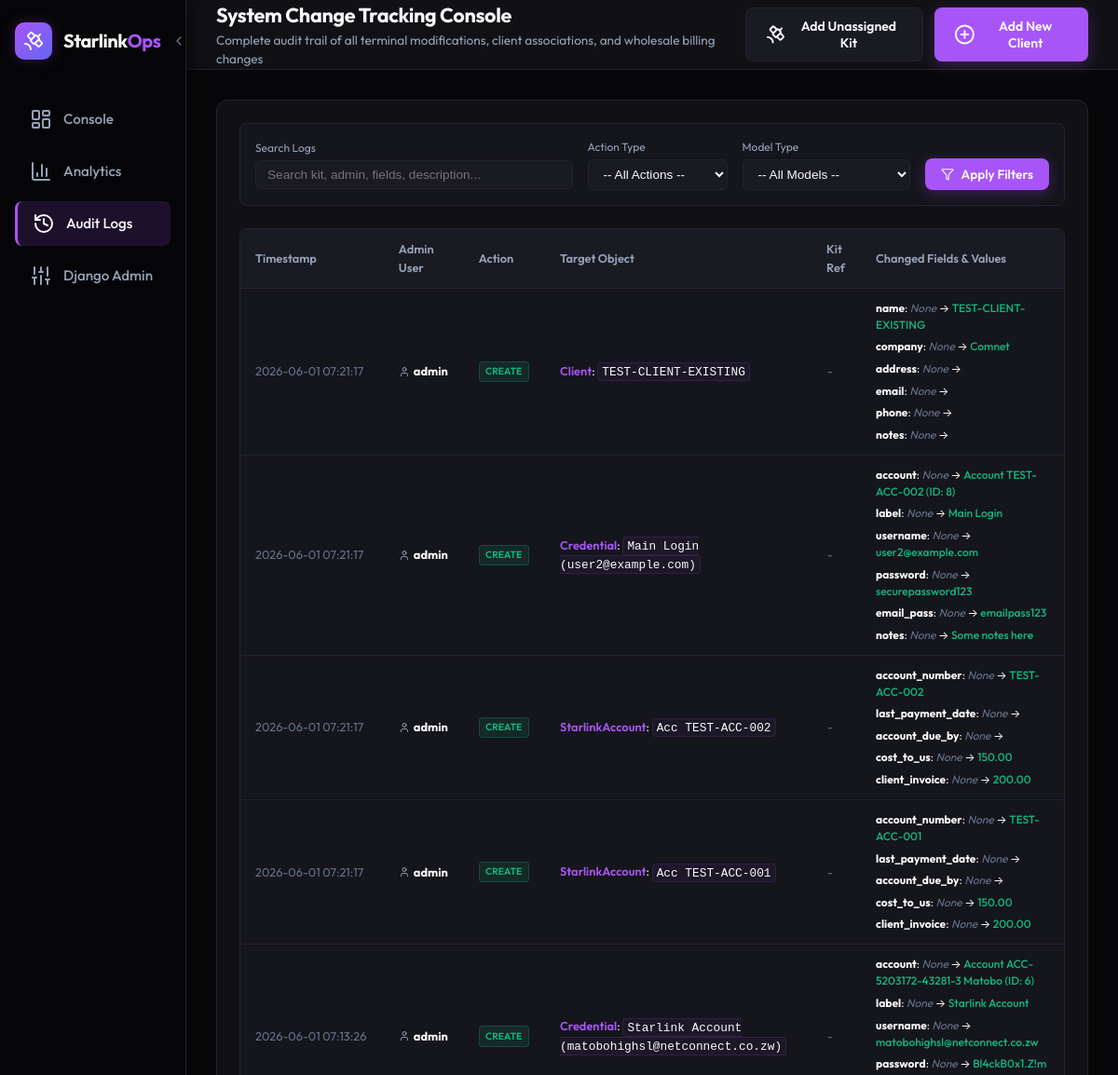
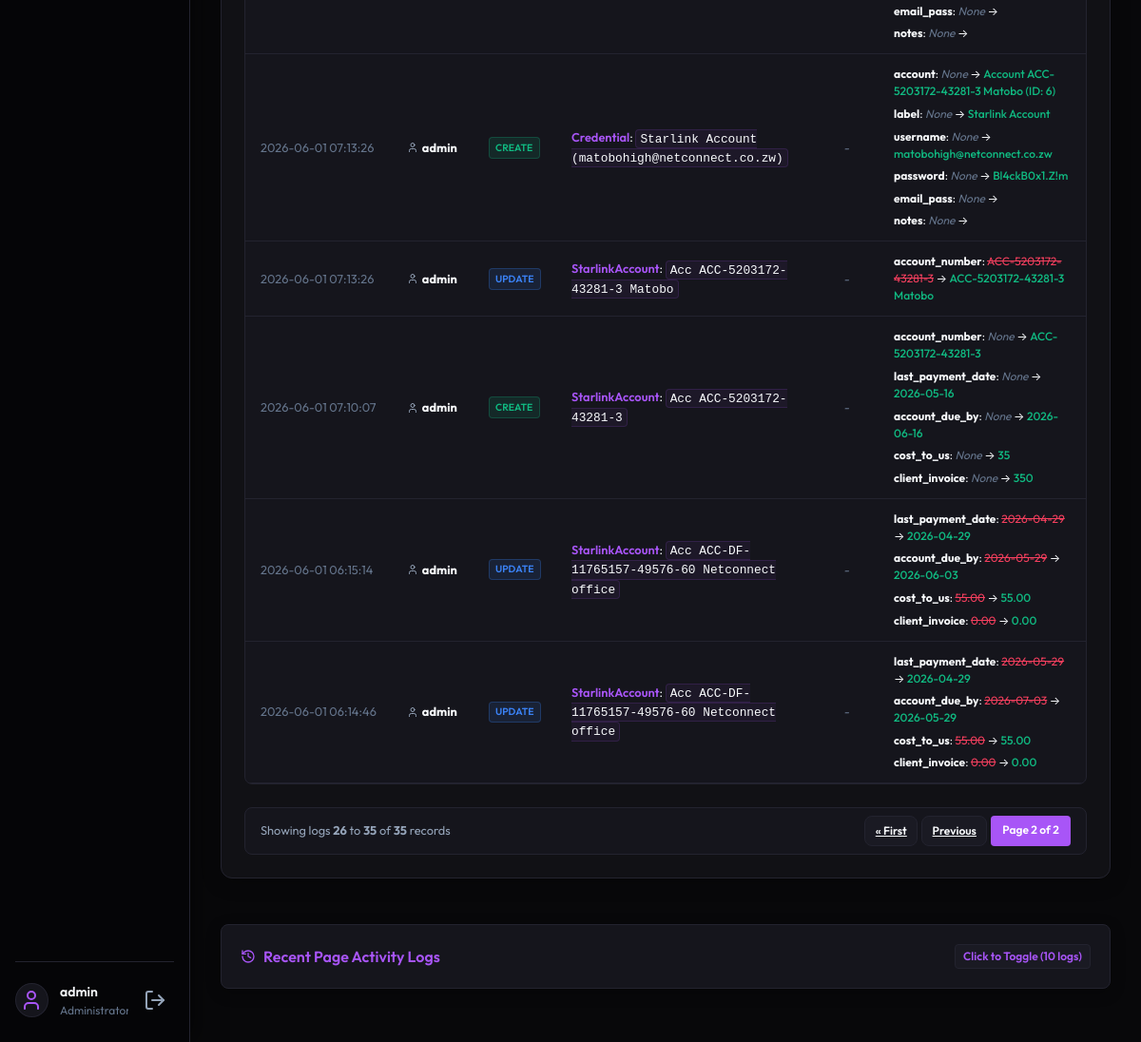
The page /logs/?page=2 (signed in) on the database its author committed (2 pictures, top to bottom).
### tracker/models.py (models this page shows, shortened)
class AuditLog(models.Model):
    user = models.ForeignKey(User, on_delete=models.SET_NULL, null=True, blank=True, related_name='audit_logs')
    action = models.CharField(max_length=50) # CREATE, UPDATE, DELETE
    model_name = models.CharField(max_length=100)
    object_id = models.IntegerField(null=True, blank=True)
    object_repr = models.CharField(max_length=255)
    kit_number = models.CharField(max_length=100, null=True, blank=True, db_index=True)
    changes = models.JSONField(default=dict, blank=True)
    timestamp = models.DateTimeField(auto_now_add=True)
    class Meta:
        ordering = ['-timestamp']

### tracker/views.py (the view, shortened to what this page needs)
# urls.py: path('logs/', views.audit_logs_page, name='audit_logs_page'),
@login_required
def audit_logs_page(request):
    from django.core.paginator import Paginator
    query = request.GET.get('q', '').strip()
    action_filter = request.GET.get('action', '').strip()
    model_filter = request.GET.get('model', '').strip()
    logs = AuditLog.objects.all().select_related('user')
    if action_filter:
        logs = logs.filter(action=action_filter)
    if model_filter:
        logs = logs.filter(model_name=model_filter)
    paginator = Paginator(logs, 25)
    page_number = request.GET.get('page')
    page_obj = paginator.get_page(page_number)
    actions_list = ['CREATE', 'UPDATE', 'DELETE']
    models_list = ['Client', 'StarlinkAccount', 'Credential', 'StarlinkDevice']
    context = {
        'page_obj': page_obj,
        'query': query,
        'action_filter': action_filter,
        'model_filter': model_filter,
        'actions_list': actions_list,
        'models_list': models_list,
    }
    return render(request, 'tracker/audit_logs.html', context)

### tracker/templates/tracker/audit_logs.html (shortened to what this page needs)
{% extends 'tracker/base.html' %}
{% load static %}
{% block header_title %}System Change Tracking Console{% endblock %}
{% block header_subtitle %}Complete audit trail of all terminal modifications, client associations, and wholesale billing changes{% endblock %}
{% block content %}
<div class="panel logs-panel" style="background-color: var(--color-bg-panel); border: 1px solid var(--color-border); border-radius: 12px; padding: 1.5rem; box-shadow: 0 4px 20px rgba(0, 0, 0, 0.25);">
    <form method="get" action="{% url 'audit_logs_page' %}" style="display: flex; flex-wrap: wrap; gap: 1rem; align-items: center; margin-bottom: 1.5rem; background-color: var(--color-bg-card); padding: 1rem; border-radius: 8px; border: 1px solid var(--color-border);">
        <div style="flex-grow: 1; min-width: 250px;">
            <label for="log-search" style="display: block; font-size: 0.75rem; color: var(--color-text-secondary); margin-bottom: 0.25rem;">Search Logs</label>
            <input type="text" id="log-search" name="q" value="{{ query }}" placeholder="Search kit, admin, fields, description..." style="width: 100%; padding: 0.45rem 0.75rem; background-color: var(--color-bg-input); border: 1px solid var(--color-border); border-radius: 6px; color: var(--color-text-primary); font-size: 0.85rem; outline: none; border-color: var(--color-border);">
        </div>
        <div style="width: 150px;">
            <label for="filter-action" style="display: block; font-size: 0.75rem; color: var(--color-text-secondary); margin-bottom: 0.25rem;">Action Type</label>
            <select id="filter-action" name="action" style="width: 100%; padding: 0.45rem 0.75rem; background-color: var(--color-bg-input); border: 1px solid var(--color-border); border-radius: 6px; color: var(--color-text-primary); font-size: 0.85rem; cursor: pointer; outline: none;">
                <option value="">-- All Actions --</option>
            </select>
        </div>
        <div style="width: 180px;">
            <label for="filter-model" style="display: block; font-size: 0.75rem; color: var(--color-text-secondary); margin-bottom: 0.25rem;">Model Type</label>
            <select id="filter-model" name="model" style="width: 100%; padding: 0.45rem 0.75rem; background-color: var(--color-bg-input); border: 1px solid var(--color-border); border-radius: 6px; color: var(--color-text-primary); font-size: 0.85rem; cursor: pointer; outline: none;">
                <option value="">-- All Models --</option>
            </select>
        </div>
        <div style="display: flex; gap: 0.5rem; align-self: flex-end; margin-top: auto;">
            <button type="submit" class="btn btn-primary" style="padding: 0.45rem 1rem; font-size: 0.85rem;">
                <i data-lucide="filter" style="width: 14px; height: 14px; display: inline-block; vertical-align: middle;"></i>
                <span style="display: inline-block; vertical-align: middle;">Apply Filters</span>
            </button>
        </div>
    </form>
    <div style="overflow-x: auto; background-color: var(--color-bg-card); border: 1px solid var(--color-border); border-radius: 8px;">
        {% if page_obj %}
        <table class="compact-table" style="width: 100%; border-collapse: collapse; text-align: left; font-size: 0.8rem;">
            <thead>
                <tr style="border-bottom: 1px solid var(--color-border); background-color: var(--color-bg-input); color: var(--color-text-secondary);">
                    <th style="padding: 0.75rem 1rem; font-weight: 600;">Timestamp</th>
                    <th style="padding: 0.75rem 1rem; font-weight: 600;">Admin User</th>
                    <th style="padding: 0.75rem 1rem; font-weight: 600;">Action</th>
                    <th style="padding: 0.75rem 1rem; font-weight: 600;">Target Object</th>
                    <th style="padding: 0.75rem 1rem; font-weight: 600;">Kit Ref</th>
                    <th style="padding: 0.75rem 1rem; font-weight: 600;">Changed Fields & Values</th>
                </tr>
            </thead>
            <tbody>
                {% for log in page_obj %}
                <tr style="border-bottom: 1px solid var(--color-border); transition: background var(--transition-fast);" class="account-row-hover">
                    <td style="padding: 0.75rem 1rem; white-space: nowrap; color: var(--color-text-muted);">{{ log.timestamp|date:"Y-m-d H:i:s" }}</td>
                    <td style="padding: 0.75rem 1rem;">
                        <span style="display: flex; align-items: center; gap: 0.25rem;">
                            <i data-lucide="user" style="width: 12px; height: 12px; color: var(--color-text-secondary);"></i>
                            <strong>{{ log.user.username|default:"System" }}</strong>
                        </span>
                    </td>
                    <td style="padding: 0.75rem 1rem;">
                        <span class="status-badge {% if log.action == 'CREATE' %}status-running{% elif log.action == 'UPDATE' %}status-to-install{% else %}status-hardware-fault{% endif %}" style="font-size: 0.65rem; padding: 0.15rem 0.4rem; font-weight: 600; display: inline-block;">
                            {{ log.action }}
                        </span>
                    </td>
                    <td style="padding: 0.75rem 1rem;">
                        <span style="color: var(--color-primary); font-weight: 600;">{{ log.model_name }}</span>:
                        <code style="background-color: rgba(168, 85, 247, 0.05); border: 1px solid rgba(168, 85, 247, 0.15); border-radius: 4px; padding: 0.1rem 0.25rem;">{{ log.object_repr }}</code>
                    </td>
                    <td style="padding: 0.75rem 1rem;">
                        {% if log.kit_number %}
                            <span class="kit-badge" style="font-size: 0.7rem; padding: 0.15rem 0.4rem; white-space: nowrap;"><i data-lucide="cpu" style="width: 10px; height: 10px; display: inline-block; vertical-align: middle;"></i> {{ log.kit_number }}</span>
                        {% else %}
                            <span style="color: var(--color-text-muted); font-style: italic;">-</span>
                        {% endif %}
                    </td>
                    <td style="padding: 0.75rem 1rem;">
                        <div style="display: flex; flex-direction: column; gap: 0.35rem;">
                            {% for field, values in log.changes.items %}
                            <div style="font-size: 0.75rem;">
                                <strong style="color: var(--color-text-primary);">{{ field }}</strong>:
                                {% if values.0 is not None %}<span style="color: var(--color-danger); text-decoration: line-through;">{{ values.0 }}</span>{% else %}<span style="color: var(--color-text-muted); font-style: italic;">None</span>{% endif %}
                                &rarr;
                                {% if values.1 is not None %}<span style="color: var(--color-success); font-weight: 500;">{{ values.1 }}</span>{% else %}<span style="color: var(--color-text-muted); font-style: italic;">None</span>{% endif %}
                            </div>
                            {% empty %}
                            <span style="color: var(--color-text-muted); font-style: italic;">No detailed values updated.</span>
                            {% endfor %}
                        </div>
                    </td>
                </tr>
                {% endfor %}
            </tbody>
        </table>
        {% endif %}
    </div>
    {% if page_obj.has_other_pages %}
    <div style="display: flex; justify-content: space-between; align-items: center; margin-top: 1.5rem; padding: 0.5rem 1rem; background-color: var(--color-bg-card); border-radius: 8px; border: 1px solid var(--color-border);">
        <span style="font-size: 0.8rem; color: var(--color-text-secondary);">
            Showing logs <strong>{{ page_obj.start_index }}</strong> to <strong>{{ page_obj.end_index }}</strong> of <strong>{{ page_obj.paginator.count }}</strong> records
        </span>
        <div style="display: flex; gap: 0.25rem;">
            {% if page_obj.has_previous %}
                <a href="?page=1" class="btn btn-secondary" style="padding: 0.35rem 0.65rem; font-size: 0.75rem;">&laquo; First</a>
                <a href="?page={{ page_obj.previous_page_number }}" class="btn btn-secondary" style="padding: 0.35rem 0.65rem; font-size: 0.75rem;">Previous</a>
            {% endif %}
            <span style="padding: 0.35rem 0.75rem; background: var(--color-primary); color: #fff; font-size: 0.75rem; border-radius: 4px; font-weight: 600;">
                Page {{ page_obj.number }} of {{ page_obj.paginator.num_pages }}
            </span>
        </div>
    </div>
    {% endif %}
</div>
{% endblock %}

### tracker/templates/tracker/base.html (shortened to what this page needs)
{% load static %}
<!DOCTYPE html>
<html lang="en">
<head>
    <link rel="stylesheet" href="https://unpkg.com/leaflet@1.9.4/dist/leaflet.css"/>
    <link rel="stylesheet" href="{% static 'tracker/css/styles.css' %}?v=6.1.2">
</head>
<body>
    <div class="app-container">
        <aside class="sidebar" id="app-sidebar">
            <div class="sidebar-header" style="display:flex; justify-content:space-between; align-items:center; width:100%; gap:0.5rem;">
                <div class="logo-container">
                    <div class="logo-icon">
                        <i data-lucide="satellite"></i>
                    </div>
                    <span class="logo-text">Starlink<span class="accent-text">Ops</span></span>
                </div>
                <button type="button" id="sidebar-collapse-btn" class="btn-sidebar-toggle" style="background:none; border:none; color:var(--color-text-muted); cursor:pointer; padding:0.25rem; display:flex; align-items:center; justify-content:center; border-radius:4px; transition:var(--transition-fast);" title="Toggle Sidebar">
                    <i data-lucide="chevron-left" id="sidebar-toggle-icon" style="width:16px; height:16px;"></i>
                </button>
            </div>
            <nav class="sidebar-nav">
                {% if user.is_authenticated %}
                <a href="{% url 'dashboard' %}" class="nav-item {% if request.resolver_match.url_name == 'dashboard' or request.resolver_match.url_name == 'client_detail' %}active{% endif %}">
                    <i data-lucide="layout-dashboard"></i>
                    <span>Console</span>
                </a>
                <a href="{% url 'stats_dashboard' %}" class="nav-item {% if request.resolver_match.url_name == 'stats_dashboard' %}active{% endif %}">
                    <i data-lucide="bar-chart-3"></i>
                    <span>Analytics</span>
                </a>
                <a href="{% url 'audit_logs_page' %}" class="nav-item {% if request.resolver_match.url_name == 'audit_logs_page' %}active{% endif %}">
                    <i data-lucide="history"></i>
                    <span>Audit Logs</span>
                </a>
                <a href="/admin/" target="_blank" class="nav-item">
                    <i data-lucide="sliders"></i>
                    <span>Django Admin</span>
                </a>
                <div class="sidebar-footer">
                    <div class="user-profile">
                        <div class="avatar">
                            <i data-lucide="user"></i>
                        </div>
                        <div class="user-info">
                            <p class="username">{{ user.username }}</p>
                            <p class="role">Administrator</p>
                        </div>
                    </div>
                    <form action="{% url 'logout' %}" method="post" class="logout-form">
                        <button type="submit" class="btn-logout" title="Log Out">
                            <i data-lucide="log-out"></i>
                        </button>
                    </form>
                </div>
                {% else %}
                <a href="{% url 'login' %}" class="nav-item active">
                    <i data-lucide="log-in"></i>
                    <span>Log In</span>
                </a>
                {% endif %}
            </nav>
        </aside>
        <main class="main-content">
            <header class="topbar">
                <div class="header-title-container">
                    <h1>{% block header_title %}Starlink Control Console{% endblock %}</h1>
                    <p class="subtitle">{% block header_subtitle %}Overview and operations tracker{% endblock %}</p>
                </div>
                {% if user.is_authenticated %}
                <div class="topbar-actions">
                    <button class="btn btn-secondary" onclick="openAddStarlinkModal('unassigned', 'Unassigned Hardware')">
                        <i data-lucide="satellite"></i>
                        <span>Add Unassigned Kit</span>
                    </button>
                    <button class="btn btn-primary" onclick="openModal('addClientModal')">
                        <i data-lucide="plus-circle"></i>
                        <span>Add New Client</span>
                    </button>
                </div>
                {% endif %}
            </header>
            <div class="content-body">
                {% block content %}{% endblock %}
                {% if user.is_authenticated %}
                <div class="page-activity-log-drawer" style="margin-top: 3rem; margin-bottom: 1.5rem;">
                    <details style="background-color: var(--color-bg-card); border: 1px solid var(--color-border); border-radius: 8px; padding: 1.25rem; box-shadow: 0 4px 15px rgba(0,0,0,0.3); transition: border-color var(--transition-fast);">
                        <summary style="cursor: pointer; font-weight: 600; color: var(--color-primary); display: flex; align-items: center; justify-content: space-between; outline: none; list-style: none;">
                            <span style="display: flex; align-items: center; gap: 0.5rem;">
                                <i data-lucide="history" style="width: 16px; height: 16px;"></i>
                                <span>Recent Page Activity Logs</span>
                            </span>
                            <span style="font-size: 0.75rem; border: 1px solid var(--color-border); padding: 0.2rem 0.5rem; border-radius: 4px; background: var(--color-bg-input);">
                                Click to Toggle ({{ page_audit_logs|length }} logs)
                            </span>
                        </summary>
                    </details>
                </div>
                {% endif %}
            </div>
        </main>
    </div>
</body>
</html>

### tracker/templates/tracker/base.html (style rules this page uses)
:root { --sidebar-width: 200px !important; }
.sidebar { width: var(--sidebar-width) !important; transition: width 0.3s cubic-bezier(0.4, 0, 0.2, 1), padding 0.3s cubic-bezier(0.4, 0, 0.2, 1) !important; }

### rows shown on the page
AuditLog: timestamp "2026-06-01 07:21:17", user.username "admin", action "CREATE", model_name "Client", object_repr "TEST-CLIENT-EXISTING", changes "name" "company" "address" "email" "phone" "notes", values "TEST-CLIENT-EXISTING" "Comnet"
AuditLog: timestamp "2026-06-01 07:21:17", user.username "admin", action "CREATE", model_name "Credential", object_repr "Main Login (user2@example.com)", changes "account" "label" "username" "password" "email_pass" "notes", values "Account TEST-ACC-002 (ID: 8)" "Main Login" "user2@example.com" "securepassword123" "emailpass123" "Some notes here"
AuditLog: timestamp "2026-06-01 07:21:17", user.username "admin", action "CREATE", model_name "StarlinkAccount", object_repr "Acc TEST-ACC-002", changes "account_number" "last_payment_date" "account_due_by" "cost_to_us" "client_invoice", values "TEST-ACC-002" "150.00" "200.00"
AuditLog: timestamp "2026-06-01 07:21:17", user.username "admin", action "CREATE", model_name "StarlinkAccount", object_repr "Acc TEST-ACC-001", changes "account_number" "last_payment_date" "account_due_by" "cost_to_us" "client_invoice", values "TEST-ACC-001" "150.00" "200.00"
AuditLog: timestamp "2026-06-01 07:13:26", user.username "admin", action "CREATE", model_name "Credential", object_repr "Starlink Account (matobohighsl@netconnect.co.zw)", changes "account" "label" "username" "password" "email_pass" "notes", values "Account ACC-5203172-43281-3 Matobo (ID: 6)" "Starlink Account" "matobohighsl@netconnect.co.zw" "Bl4ckB0x1.Z!m"
AuditLog: timestamp "2026-06-01 07:13:26", user.username "admin", action "CREATE", model_name "Credential", object_repr "Starlink Account (matobohigh@netconnect.co.zw)", changes "account" "label" "username" "password" "email_pass" "notes", values "Account ACC-5203172-43281-3 Matobo (ID: 6)" "Starlink Account" "matobohigh@netconnect.co.zw" "Bl4ckB0x1.Z!m"
AuditLog: timestamp "2026-06-01 07:13:26", user.username "admin", action "UPDATE", model_name "StarlinkAccount", object_repr "Acc ACC-5203172-43281-3 Matobo", changes "account_number", values "ACC-5203172-43281-3", values "ACC-5203172-43281-3 Matobo"
AuditLog: timestamp "2026-06-01 07:10:07", user.username "admin", action "CREATE", model_name "StarlinkAccount", object_repr "Acc ACC-5203172-43281-3", changes "account_number" "last_payment_date" "account_due_by" "cost_to_us" "client_invoice", values "ACC-5203172-43281-3" "2026-05-16" "2026-06-16" "35" "350"
AuditLog: timestamp "2026-06-01 06:15:14", user.username "admin", action "UPDATE", model_name "StarlinkAccount", object_repr "Acc ACC-DF-11765157-49576-60 Netconnect office", changes "last_payment_date" "account_due_by" "cost_to_us" "client_invoice", values "2026-04-29" "2026-05-29" "55.00" "0.00", values "2026-04-29" "2026-06-03" "55.00" "0.00"
AuditLog: timestamp "2026-06-01 06:14:46", user.username "admin", action "UPDATE", model_name "StarlinkAccount", object_repr "Acc ACC-DF-11765157-49576-60 Netconnect office", changes "last_payment_date" "account_due_by" "cost_to_us" "client_invoice", values "2026-05-29" "2026-07-03" "55.00" "0.00", values "2026-04-29" "2026-05-29" "55.00" "0.00"

### other values the page prints
{{ user.username }} "admin"
{{ page_obj.start_index }} "26"
{{ page_obj.end_index }} "35"
{{ page_obj.paginator.count }} "35"
{{ page_obj.number }} "2"
{{ page_obj.paginator.num_pages }} "2"
{{ page_audit_logs|length }} "10"
